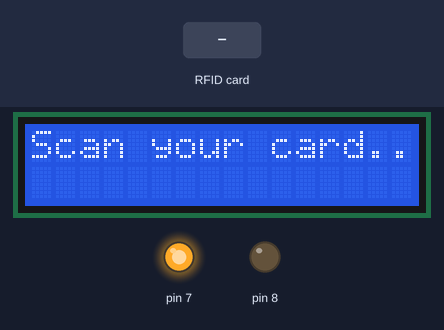
Simulated run of this sketch. Board: Arduino Uno, built with avr-gcc and run on an emulated ATmega328P. Parts: 16×2 character LCD, output pins drawn as LEDs (lit = HIGH). The test bench sets the inputs (shaded band). Pins used as bus, display or sensor lines are not drawn; what the sketch prints to the serial monitor is not drawn.

Above: at 1.3 s.
1.4 s: RFID card 33 FC EB F6 held to the reader
At 2.1 s:
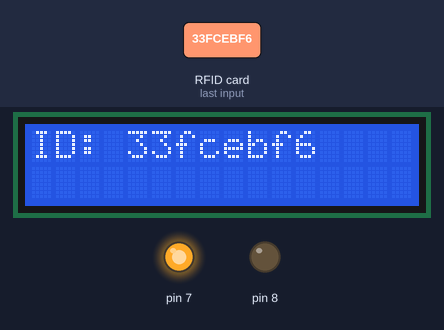
At 4.2 s:
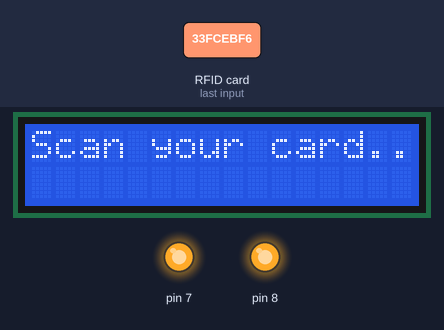
4.4 s: RFID card 5E 7A 19 C4 held to the reader
At 5.8 s:
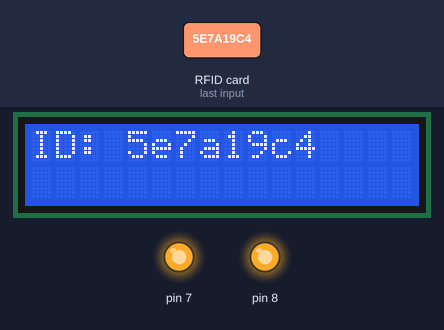
Timing chart, 0 to 8.0 s (numbered marks = the images above; inputs shaded):
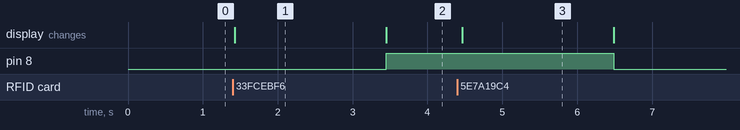

Measured:
- after the input at 1.4 s, pin 8: LOW → HIGH after 2.0 s; the display: changes at once (image 1)
- after the input at 4.4 s, pin 8: HIGH → LOW after 2.1 s; the display: changes after 0.07 s (image 3)
- what the display in image 1 shows lasts 2.0 s, from 1.4 s to 3.4 s

The sketch:

test_rfid_with_relay.ino
```cpp
#include <Wire.h>
#include <LiquidCrystal_I2C.h>
#include <SPI.h>
#include <MFRC522.h>

#define SS_PIN 10
#define RST_PIN 9

#define in1 8

MFRC522 mfrc522(SS_PIN, RST_PIN);
LiquidCrystal_I2C lcd(0x27, 16, 2);  // Change 0x27 to 0x3F if needed

void setup() {
  Serial.begin(9600);
  SPI.begin();
  mfrc522.PCD_Init();
  lcd.init();
  lcd.backlight();

  lcd.setCursor(0, 0);
  lcd.print("Scan your card...");

  pinMode(8 , OUTPUT);

  pinMode(7 , OUTPUT);
  digitalWrite(7, 1 );

}

void loop() {
  if (!mfrc522.PICC_IsNewCardPresent() || !mfrc522.PICC_ReadCardSerial()) {
    return;
  }

  String tagID = "";
  for (byte i = 0; i < mfrc522.uid.size; i++) {
    tagID += String(mfrc522.uid.uidByte[i], HEX);
  }

  Serial.print("RFID Tag: ");
  Serial.println(tagID);

  lcd.clear();
  lcd.setCursor(0, 0);
  lcd.print("ID: ");
  lcd.setCursor(4, 0);
  lcd.print(tagID);

  delay(2000); // Show for 2 seconds
  lcd.clear();
  lcd.setCursor(0, 0);
  lcd.print("Scan your card...");

  Serial.println(tagID);
if (tagID == "33fcebf6" ) {
      digitalWrite(8, 1 );
      Serial.println("on");
      delay(1000);
   }
   else {
   digitalWrite(8, 0 );
   Serial.println("off");
   }
}
```
